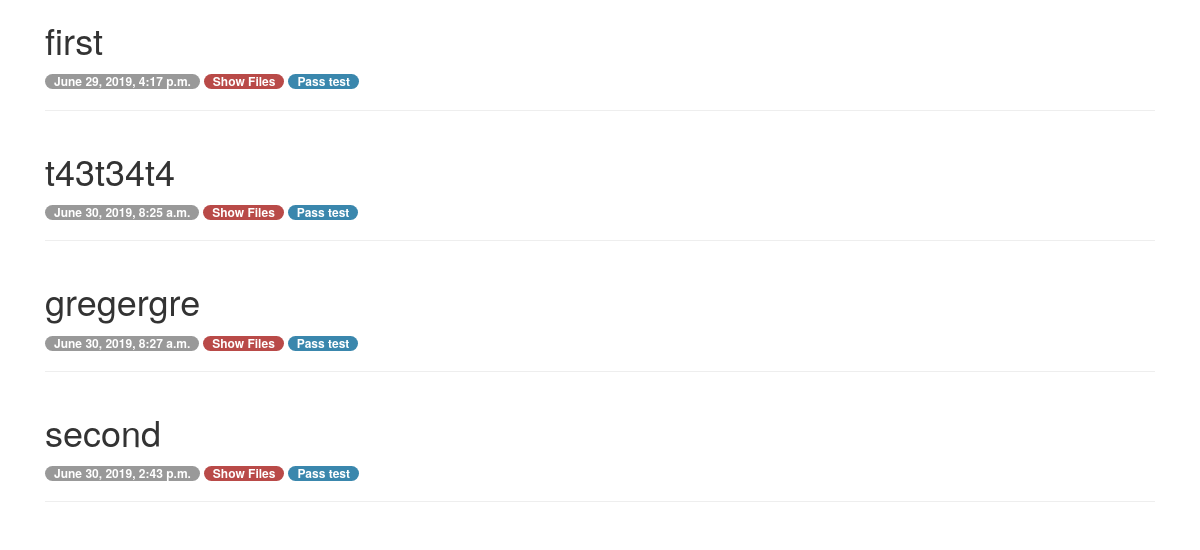
/show/course-lessons-of/some course4/for-user/some course4, run on the app's committed database.
### quiz/models.py (models this page shows)
class Lesson(models.Model):
        name = models.CharField(max_length=64)
        description = models.CharField(max_length=500, null=True, blank=True)
        course = models.ForeignKey(Course, on_delete=models.CASCADE)
        created_on = models.DateTimeField(auto_now_add=True)
        updated_on = models.DateTimeField(auto_now=True)
        class Meta:
                unique_together = ("name", "course")

### quiz/views.py (the view)
# urls.py: path('show/course-lessons-of/<str:coursename>/for-user/<str:username>', views.show_course_lessons,name = 'show_course_lessons'),
def show_course_lessons(request,coursename,username):
    course = Course.objects.get(name = coursename)
    lessons = Lesson.objects.filter(course = course ).all()
    return render(request,"show_course_lessons.html",{"username":username,"lessons": lessons, "coursename":coursename})

### quiz/templates/show_course_lessons.html (shortened to what this page needs)
<!DOCTYPE html>
<html lang="en">
<head>
    <link href="//netdna.bootstrapcdn.com/bootstrap/3.0.0/css/bootstrap.min.css" rel="stylesheet" id="bootstrap-css">
</head>
<body>
{% if lessons %}
                {% for lesson in lessons %}
                     <div class="container">
<div class="col-md-12">
    <h1>{{ lesson.name }}</h1>
    <div>
<span class="badge">{{ lesson.created_on }}</span>
<span class="badge badge-error"> <a href="{% url 'show_lesson_files' coursename lesson.name %}" > <font color="FFFFFF">Show Files  </font></a></span>
        <span class="badge badge-info"> <a href="{% url 'pass_tests_for_lesson' coursename lesson.name  username %}" > <font color="FFFFFF"> Pass test </font></a></span>
    </div>
    <hr>
</div>
</div>
                {% endfor %}
        {% else %}
            <p>No courses for subscription</p>
        {% endif %}
</body>
</html>

### quiz/templates/show_course_lessons.html (style rules this page uses)
.badge { padding: 1px 9px 2px; font-size: 12.025px; font-weight: bold; white-space: nowrap; color: #ffffff; background-color: #999999; -webkit-border-radius: 9px; -moz-border-radius: 9px; border-radius: 9px; }
.badge-error { background-color: #b94a48; }
.badge-info { background-color: #3a87ad; }

### data on the page
Lesson: name "first", created_on "June 29, 2019, 4:17 p.m."
Lesson: name "t43t34t4", created_on "June 30, 2019, 8:25 a.m."
Lesson: name "gregergre", created_on "June 30, 2019, 8:27 a.m."
Lesson: name "second", created_on "June 30, 2019, 2:43 p.m."
